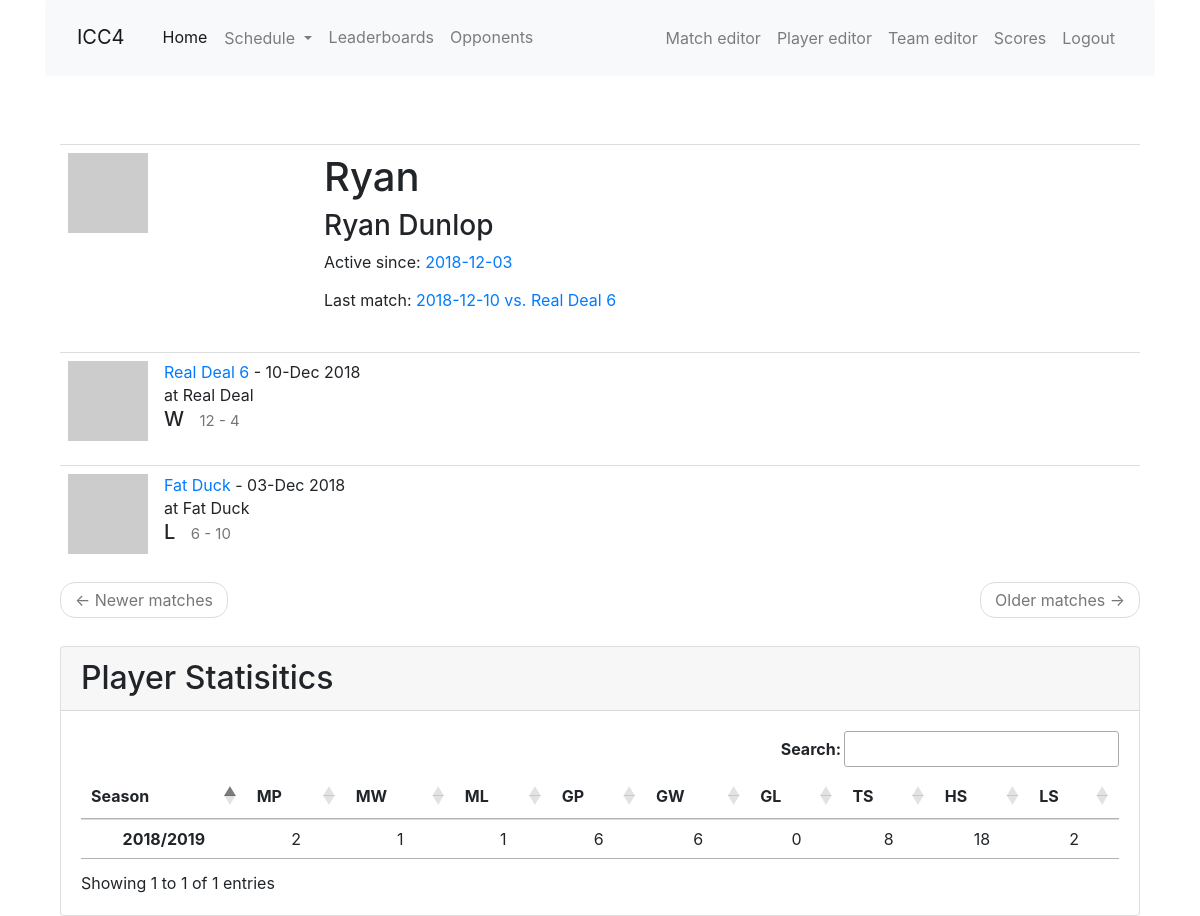
The app's page /player/Ryan, older data.
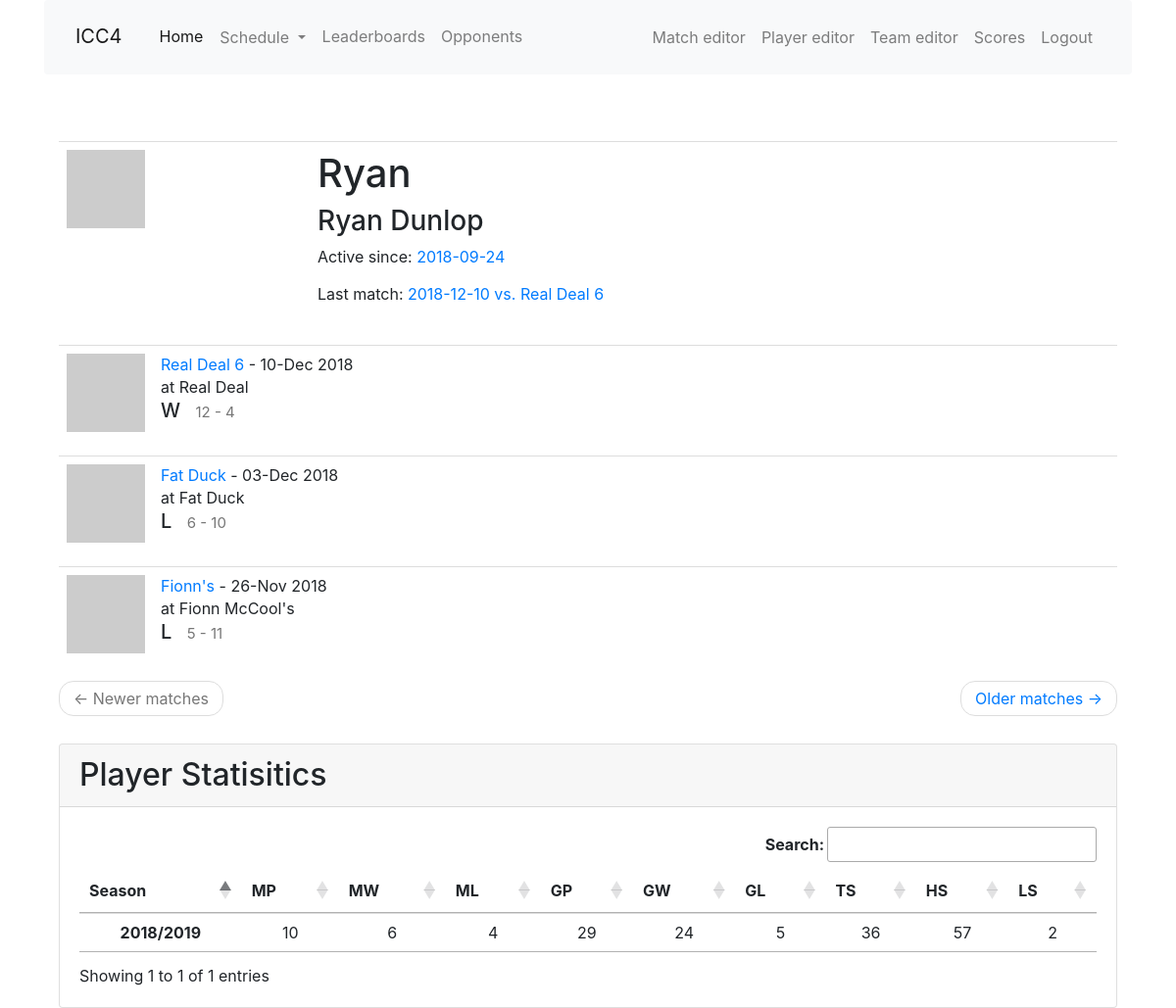
The same page, newer data.
### app/models.py (models this page shows, shortened)
class Match(db.Model):
    id = db.Column(db.Integer, primary_key=True)
    opponent_id = db.Column(db.Integer, db. ForeignKey('team.id'))
    opponent = db.relationship('Team', back_populates='matches')
    date = db.Column(db.Date, index=True, default=date.today())
    location = db.Column(db.String(64))
    home_away = db.Column(db.String(32), index=True)
    match_type = db.Column(db.String(32), index=True)
    games = db.relationship('Game', back_populates='match', lazy='dynamic')
    team_score = db.Column(db.Integer, index=True)
    opponent_score = db.Column(db.Integer, index=True)
    win = db.Column(db.Boolean, index=True, default=None)
    overtime = db.Column(db.Boolean, index=True, default=False)
    match_summary = db.Column(db.String(512))
    food = db.Column(db.String(128))
    match_stats = db.relationship('MatchStats', uselist=False, back_populates='match')
    high_scores = db.relationship('HighScore', back_populates='match', lazy='dynamic')
    low_scores = db.relationship('LowScore', back_populates='match', lazy='dynamic')
    @hybrid_property
    def season(self):
        return season_from_date(self.date)

class Team(db.Model):
    id = db.Column(db.Integer, primary_key=True)
    name = db.Column(db.String(64), index=True, unique=True)
    home_location = db.Column(db.String(64), index=True)
    address = db.Column(db.String(128), index=True)
    matches = db.relationship('Match', back_populates='opponent', lazy='dynamic')
    def avatar(self, size):
        digest = md5(self.name.lower().encode('utf-8')).hexdigest()
        return 'https://www.gravatar.com/avatar/{}?d=identicon&s={}'.format(
            digest, size)

class PlayerSeasonStats(db.Model):
    id = db.Column(db.Integer, primary_key=True)
    player_id = db.Column(db.Integer, db. ForeignKey('player.id'))
    player = db.relationship('Player')
    season_id = db.Column(db.Integer, db. ForeignKey('season.id'))
    season = db.relationship('Season')
    matches_played = db.Column(db.Integer)
    matches_won = db.Column(db.Integer)
    matches_lost = db.Column(db.Integer)
    games_played = db.Column(db.Integer)
    games_won = db.Column(db.Integer)
    games_lost = db.Column(db.Integer)
    total_stars = db.Column(db.Integer)
    total_high_scores = db.Column(db.Integer)
    total_low_scores = db.Column(db.Integer)
    '''
    filters = [filter1,filter2,...]
    query....filter(*filters).count()
    '''
    @hybrid_property
    def gp(self):
        return PlayerGame.query.filter_by(player_id=self.player_id).join(Game).join(Match).\
                filter_by(season=self.season).distinct().count()
    @hybrid_property
    def gw(self):
        return PlayerGame.query.filter_by(player_id=self.player_id).join(Game).filter_by(win=True).join(Match).\
                filter_by(season=self.season).distinct().count()
    @hybrid_property
    def gl(self):
        return PlayerGame.query.filter_by(player_id=self.player_id).join(Game).filter_by(win=False).join(Match).\
                filter_by(season=self.season).distinct().count()

class Season(db.Model):
    id = db.Column(db.Integer, primary_key=True)
    season_name = db.Column(db.String(64), index=True, unique=True)
    start_date = db.Column(db.Date, index=True)
    end_date = db.Column(db.Date, index=True)

### app/main/routes.py (the view)
@bp.route('/player/<nickname>',  methods=['GET', 'POST'])
def player(nickname):
    player = Player.query.filter_by(nickname=nickname).first_or_404()
    seasons = PlayerSeasonStats.query.filter_by(player_id=player.id).join(Season).order_by(Season.start_date).all()
    page = request.args.get('page', 1, type=int)
    matches = Match.query.join(Game).join(PlayerGame).filter_by(player_id=player.id).order_by(Match.date.desc()).distinct().paginate(
        page, current_app.config['MATCH_PER_PAGE'], False)
    next_url = url_for('main.player', nickname=player.nickname, page=matches.next_num) \
        if matches.has_next else None
    prev_url = url_for('main.player', username=player.nickname, page=matches.prev_num) \
        if matches.has_prev else None
    return render_template('player.html', next_url=next_url, prev_url=prev_url,
            player=player, matches=matches.items, seasons=seasons)

### app/models.py (called while the page is built)
    def avatar(self, size):
        digest = md5(self.nickname.lower().encode('utf-8')).hexdigest()
        return 'https://www.gravatar.com/avatar/{}?d=identicon&s={}'.format(
            digest, size)

### app/templates/player.html (shortened to what this page needs)
{% extends "base.html" %}
{% import 'bootstrap/wtf.html' as wtf %}
{% block app_content %}
<div class="container">
  <table class="table table-hover">
    <tr>
      <td width="256px"><img src="{{ player.avatar(256) }}"></td>
      <td>
        <h1>{{ player.nickname }}</h1>
        <h3>{{ player.first_name }} {{ player.last_name }}</h3>
        {% if player.first_match %}<p>Active since: <a href="{{ url_for('main.match_edit',id=player.first_match_id) }}">{{ player.first_match.date }}</a></p>{% endif %}
        {% if player.last_match %}<p>Last match: <a href="{{ url_for('main.match_edit',id=player.last_match_id) }}">{{ player.last_match.date }} vs. {{ player.last_match.opponent.name }}</a></p>{% endif %}
      </td>
    </tr>
  {% for match in matches %}
    {% include '_match.html' %}
  {% endfor %}
  <nav aria-label="...">
    <ul class="pager">
      <li class="previous{% if not prev_url %} disabled{% endif %}">
        <a href="{{ prev_url or '#' }}">
          <span aria-hidden="true">&larr;</span> Newer matches
        </a>
      </li>
      <li class="next{% if not next_url %} disabled{% endif %}">
        <a href="{{ next_url or '#' }}">
          Older matches <span aria-hidden="true">&rarr;</span>
        </a>
      </li>
    </ul>
  </nav>
  </table>
</div>
<div class="col-12 mt-2 mx-auto">
  <div class="card h-100">
    <h2 class="card-header">Player Statisitics</h2>
    <div class="card-body table-responsive">
      <table id="pStats" class="table table-hover text-center">
        <thead>
          <tr>
            <th scope="col">Season</th>
            <th scope="col" data-toggle="tooltip" data-placement="top" title="Matches played">MP</th>
            <th scope="col" data-toggle="tooltip" data-placement="top" title="Match wins">MW</th>
            <th scope="col" data-toggle="tooltip" data-placement="top" title="Match losses">ML</th>
            <th scope="col" data-toggle="tooltip" data-placement="top" title="Games played">GP</th>
            <th scope="col" data-toggle="tooltip" data-placement="top" title="Game wins">GW</th>
            <th scope="col" data-toggle="tooltip" data-placement="top" title="Game losses">GL</th>
            <th scope="col" data-toggle="tooltip" data-placement="top" title="Total Stars">TS</th>
            <th scope="col" data-toggle="tooltip" data-placement="top" title="Total High Scores">HS</th>
            <th scope="col" data-toggle="tooltip" data-placement="top" title="Total Low Score">LS</th>
        </thead>
        <tbody>
          {% for season in seasons %}
          <tr>
            <th scope="row">{{ season.season.season_name }}</th>
            <td>{{ season.matches_played }}</td>
            <td>{{ season.matches_won }}</td>
            <td>{{ season.matches_lost }}</td>
            <td>{{ season.games_played }}</td>
            <td>{{ season.games_won }}</td>
            <td>{{ season.games_lost }}</td>
            <td>{{ season.total_stars }}</td>
            <td>{{ season.total_high_scores }}</td>
            <td>{{ season.total_low_scores }}</td>
          </tr>
          {% endfor %}
        </tbody>
      </table>
    </div>
  </div>
</div>
{% endblock %}

### app/templates/_match.html
<table class="table table-hover">
  <tr>
    <td width="70px">
      <a href="{{ url_for('main.match', id=match.id) }}">
        <img src="{{ match.opponent.avatar(70) }}">
      </a>
    </td>
    <td>
      <a href="{{ url_for('main.opponent', id=match.opponent_id) }}">
        {{ match.opponent.name }}
      </a>
       - {{ match.date.strftime('%d-%b %Y') }}
      <br>
      {% if match.home_away == 'away' %}
      at {{ match.opponent.home_location }}
      {% else %}
      &emsp;at Italian Canadian Club
      {% endif %}
      {% if match.win != None %}
      <h5>{% if match.win == True %}W{% else %}L{% endif %}&ensp;
      <small>{{ match.team_score }} - {{ match.opponent_score }}</small>
      </h5>
      {% endif %}
      </td>
  </tr>
</table>

Row changes from the older to the newer data that the page shows:
now on this page (row edited): Match: first_match "2018-09-24"
now on this page (row edited): Match: opponent.name "Fionn's", date "26-Nov 2018", opponent.home_location "Fionn McCool's", win "L", team_score "5", opponent_score "11"
changed PlayerSeasonStats: matches_played "2" → "10"; matches_won "1" → "6"; matches_lost "1" → "4"; games_played "6" → "29"; games_won "6" → "24"; games_lost "0" → "5"; total_stars "8" → "36"; total_high_scores "18" → "57"
Text that changed along with them:
{{ player.first_match.date }}: "2018-12-03" → "2018-09-24"
